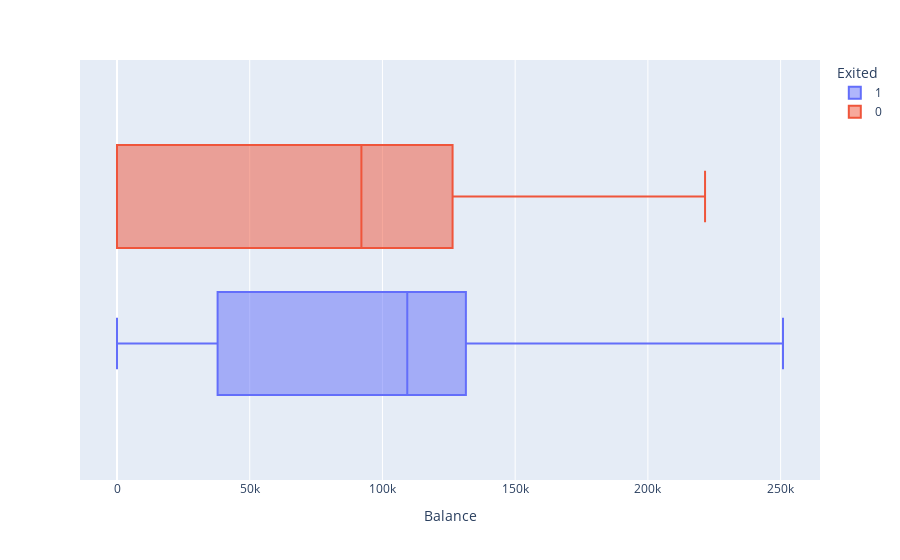

The notebook cell this image was saved under:
### Code cell
categories=[1, 0]
box_data = churn_data_df[churn_data_df['Exited'].isin(categories)]
fig = px.box(data_frame = box_data, x = 'Balance', color='Exited')
fig.show()
"""Уходят Клиенты у которых нет маленькиъх балансов"""

### Figure 1 — Plotly figure (JSON) as saved in the notebook; plotly's stock layout.template omitted (floating-point values rounded to 4 significant figures; data arrays with more than 128 entries replaced by an {"elided": "..."} marker saying what was removed)
{"data": [{"alignmentgroup": "True", "hovertemplate": "Exited=1<br>Balance=%{x}<extra></extra>", "legendgroup": "1", "marker": {"color": "#636efa"}, "name": "1", "notched": false, "offsetgroup": "1", "orientation": "h", "showlegend": true, "type": "box", "x": {"elided": "2037 float values"}, "x0": " ", "xaxis": "x", "y0": " ", "yaxis": "y"}, {"alignmentgroup": "True", "hovertemplate": "Exited=0<br>Balance=%{x}<extra></extra>", "legendgroup": "0", "marker": {"color": "#EF553B"}, "name": "0", "notched": false, "offsetgroup": "0", "orientation": "h", "showlegend": true, "type": "box", "x": {"elided": "7963 float values"}, "x0": " ", "xaxis": "x", "y0": " ", "yaxis": "y"}], "layout": {"boxmode": "group", "legend": {"title": {"text": "Exited"}, "tracegroupgap": 0}, "margin": {"t": 60}, "xaxis": {"anchor": "y", "domain": [0, 1], "title": {"text": "Balance"}}, "yaxis": {"anchor": "x", "domain": [0, 1]}}}
